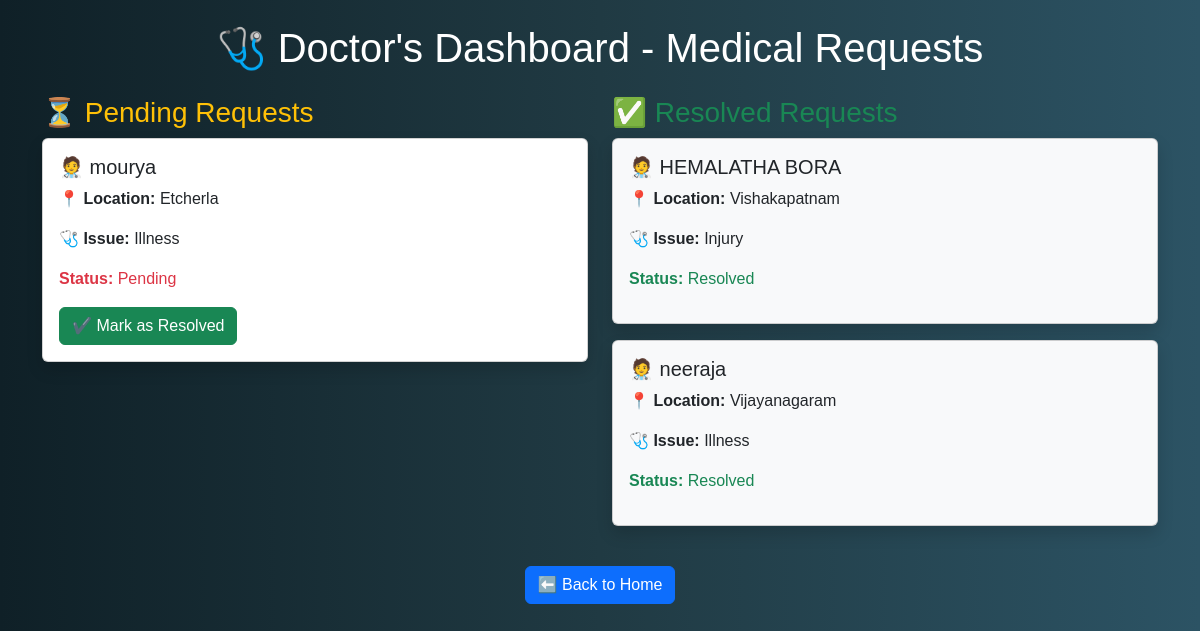
The app's page /doctors-dashboard/ with its own data.
### disaster_app/models.py (models this page shows, shortened)
class MedicalRequest(models.Model):
    STATUS_CHOICES = [
        ('pending', 'Pending'),
        ('resolved', 'Resolved'),
    ]
    name = models.CharField(max_length=100)
    contact = models.CharField(max_length=15)
    location = models.CharField(max_length=255)
    issue_type = models.CharField(max_length=50, choices=[
        ('injury', 'Injury'),
        ('illness', 'Illness'),
        ('emergency', 'Emergency'),
        ('other', 'Other'),
    ])
    description = models.TextField()
    status = models.CharField(max_length=10, choices=STATUS_CHOICES, default='pending')
    created_at = models.DateTimeField(auto_now_add=True)

### disaster_app/views.py (the view)
def doctors_dashboard(request):
    pending_requests = MedicalRequest.objects.filter(status="pending")
    resolved_requests = MedicalRequest.objects.filter(status="resolved")
    return render(request, "doctors_dashboard.html", {
        "pending_requests": pending_requests,
        "resolved_requests": resolved_requests
    })

### disaster_app/templates/doctors_dashboard.html (shortened to what this page needs)
{% load static %}
<!DOCTYPE html>
<html lang="en">
<head>
    <link href="https://cdn.jsdelivr.net/npm/bootstrap@5.3.0/dist/css/bootstrap.min.css" rel="stylesheet">
</head>
<body>
  {% block content %}
<div class="container">
    <h1 class="text-center mt-4">🩺 Doctor's Dashboard - Medical Requests</h1>
    <div class="row mt-4">
        <div class="col-md-6">
            <h3 class="text-warning">⏳ Pending Requests</h3>
            {% for request in pending_requests %}
            <div class="card p-3 mb-3 shadow">
                <h5>🧑‍⚕️ {{ request.name }}</h5>
                <p>📍 <strong>Location:</strong> {{ request.location }}</p>
                <p>🩺 <strong>Issue:</strong> {{ request.issue_type|title }}</p>
                <p class="text-danger"><strong>Status:</strong> Pending</p>
                <form method="post" action="{% url 'mark_as_resolved' request.id %}">
                    <button type="submit" class="btn btn-success">✔️ Mark as Resolved</button>
                </form>
            </div>
            {% empty %}
            <p>No pending requests.</p>
            {% endfor %}
        </div>
        <div class="col-md-6">
            <h3 class="text-success">✅ Resolved Requests</h3>
            {% for request in resolved_requests %}
            <div class="card p-3 mb-3 shadow bg-light">
                <h5>🧑‍⚕️ {{ request.name }}</h5>
                <p>📍 <strong>Location:</strong> {{ request.location }}</p>
                <p>🩺 <strong>Issue:</strong> {{ request.issue_type|title }}</p>
                <p class="text-success"><strong>Status:</strong> Resolved</p>
            </div>
            {% empty %}
            <p>No resolved requests.</p>
            {% endfor %}
        </div>
    </div>
    <div class="text-center mt-4">
        <a href="{% url 'home' %}" class="btn btn-primary">⬅️ Back to Home</a>
    </div>
</div>
{% endblock %}
</body>
</html>

### disaster_app/templates/doctors_dashboard.html (style rules this page uses)
body { background: linear-gradient(to right, #0f2027, #203a43, #2c5364); color: white; font-family: 'Poppins', sans-serif; }

### records on screen
MedicalRequest: name "mourya", location "Etcherla", issue_type "Illness"
MedicalRequest: name "HEMALATHA BORA", location "Vishakapatnam", issue_type "Injury"
MedicalRequest: name "neeraja", location "Vijayanagaram", issue_type "Illness"
